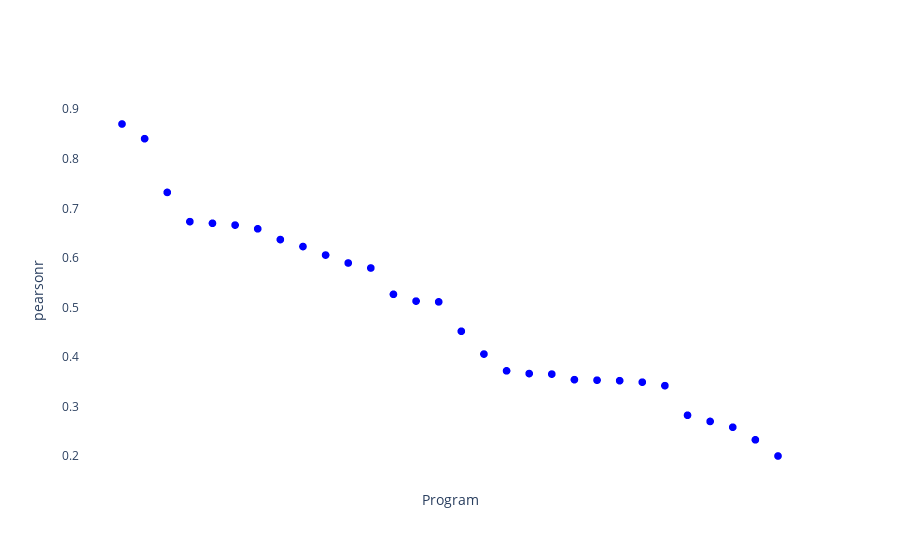

Here is the notebook cell this chart was saved with:
### Code cell
scatterplot(
    data=plot_data,
    x_column="program_name",
    y_column=method,
    title="",
    x_axis_title="Program",
    y_axis_title=method,
    sorted=True,
    cumulative=False,
    show_xaxis_labels=False,
    colors=None,
    size=8,
)

### Figure 1 — Plotly figure (JSON) as saved in the notebook; plotly's stock layout.template omitted (floating-point values rounded to 4 significant figures)
{"data": [{"marker": {"color": "blue", "size": 8}, "mode": "markers", "type": "scattergl", "x": ["0", "5", "1", "11", "17", "9", "16", "14", "7", "10", "22", "13", "26", "12", "20", "4", "21", "3", "27", "24", "2", "19", "6", "25", "8", "28", "18", "29", "15", "23"], "y": [0.8702, 0.8405, 0.7321, 0.6731, 0.6698, 0.6662, 0.6586, 0.6369, 0.6229, 0.6057, 0.5896, 0.5796, 0.5264, 0.5127, 0.5112, 0.4519, 0.4058, 0.372, 0.3665, 0.3655, 0.3542, 0.3532, 0.3522, 0.3492, 0.3421, 0.2824, 0.2699, 0.2582, 0.2328, 0.2001]}], "layout": {"plot_bgcolor": "rgba(0,0,0,0)", "title": {"text": ""}, "xaxis": {"showticklabels": false, "title": {"text": "Program"}}, "yaxis": {"title": {"text": "pearsonr"}}}}
